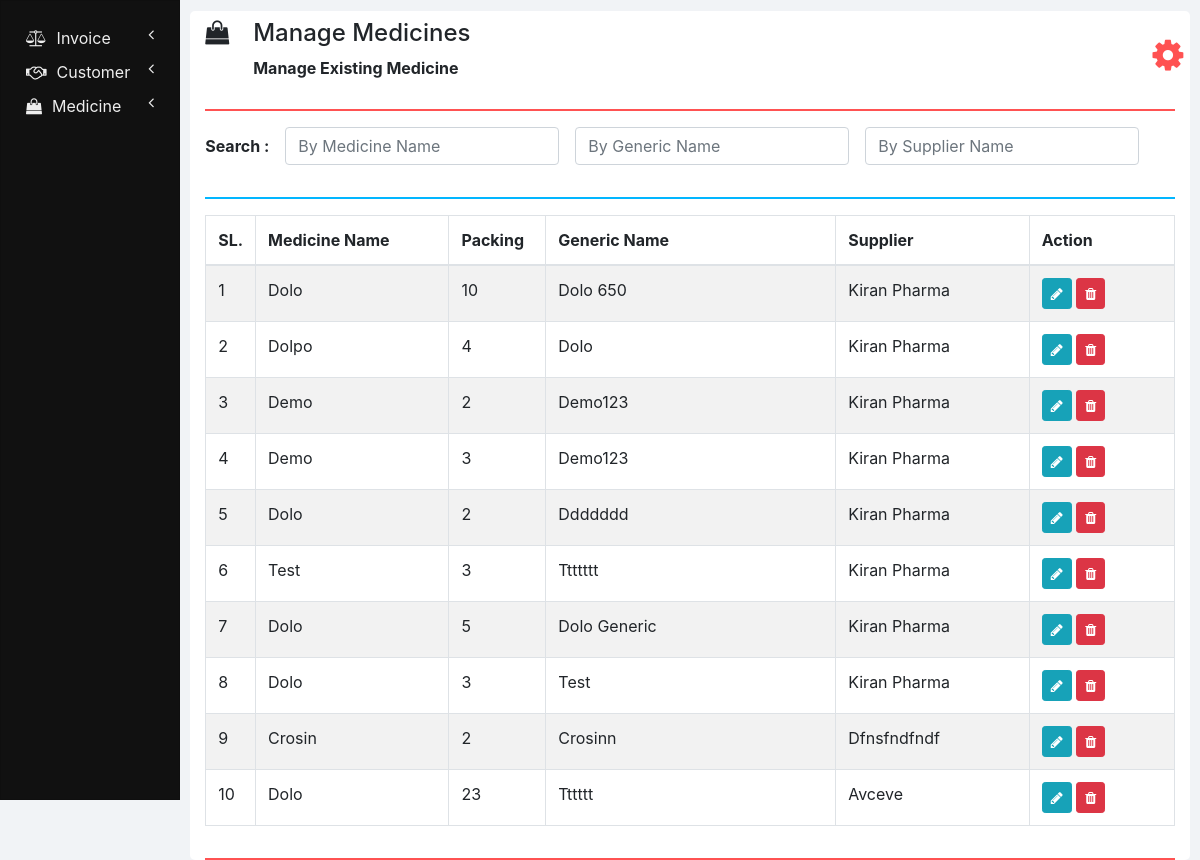
The app's page /manage_medicine.php (signed in) with its own data.
### tables this page shows
CREATE TABLE `medicines` (
  `ID` int(11) NOT NULL,
  `NAME` varchar(100) NOT NULL,
  `PACKING` varchar(20) NOT NULL,
  `GENERIC_NAME` varchar(100) NOT NULL,
  `SUPPLIER_NAME` varchar(100) NOT NULL,
  `medicine_type` varchar(45) DEFAULT NULL
);

### php/manage_medicine.php (the view, shortened to what this page needs)
<?php
  function showMedicines($id) {
    require "db_connection.php";
    if($con) {
      $seq_no = 0;
      $query = "SELECT * FROM medicines";
      $result = mysqli_query($con, $query);
      while($row = mysqli_fetch_array($result)) {
        $seq_no++;
        if($row['ID'] == $id)
          showEditOptionsRow($seq_no, $row);
        else
          showMedicineRow($seq_no, $row);
      }
    }
  }
  function showMedicineRow($seq_no, $row) {
    ?>
    <tr>
      <td><?php echo $seq_no; ?></td>
      <td><?php echo $row['NAME']; ?></td>
      <td><?php echo $row['PACKING']; ?></td>
      <td><?php echo $row['GENERIC_NAME']; ?></td>
      <td><?php echo $row['SUPPLIER_NAME']; ?></td>
      <td>
        <button href="" class="btn btn-info btn-sm" onclick="editMedicine(<?php echo $row['ID']; ?>);">
          <i class="fa fa-pencil"></i>
        </button>
        <button class="btn btn-danger btn-sm" onclick="deleteMedicine(<?php echo $row['ID']; ?>);">
          <i class="fa fa-trash"></i>
        </button>
      </td>
    </tr>
    <?php
  }
  ?>

### css/sidenav.css (style rules this page uses)
body { background-color: #f1f3f6; }

### css/home.css (style rules this page uses)
html, body { height: 100vh; }

### records on screen
medicines: seq_no "1", NAME "Dolo", PACKING "10", GENERIC_NAME "Dolo 650", SUPPLIER_NAME "Kiran Pharma"
medicines: seq_no "2", NAME "Dolpo", PACKING "4", GENERIC_NAME "Dolo", SUPPLIER_NAME "Kiran Pharma"
medicines: seq_no "3", NAME "Demo", PACKING "2", GENERIC_NAME "Demo123", SUPPLIER_NAME "Kiran Pharma"
medicines: seq_no "4", NAME "Demo", PACKING "3", GENERIC_NAME "Demo123", SUPPLIER_NAME "Kiran Pharma"
medicines: seq_no "5", NAME "Dolo", PACKING "2", GENERIC_NAME "Ddddddd", SUPPLIER_NAME "Kiran Pharma"
medicines: seq_no "6", NAME "Test", PACKING "3", GENERIC_NAME "Ttttttt", SUPPLIER_NAME "Kiran Pharma"
medicines: seq_no "7", NAME "Dolo", PACKING "5", GENERIC_NAME "Dolo Generic", SUPPLIER_NAME "Kiran Pharma"
medicines: seq_no "8", NAME "Dolo", PACKING "3", GENERIC_NAME "Test", SUPPLIER_NAME "Kiran Pharma"
medicines: seq_no "9", NAME "Crosin", PACKING "2", GENERIC_NAME "Crosinn", SUPPLIER_NAME "Dfnsfndfndf"
medicines: seq_no "10", NAME "Dolo", PACKING "23", GENERIC_NAME "Tttttt", SUPPLIER_NAME "Avceve"

### other values on screen
$heading "Manage Medicines"
$sub_heading "Manage Existing Medicine"
